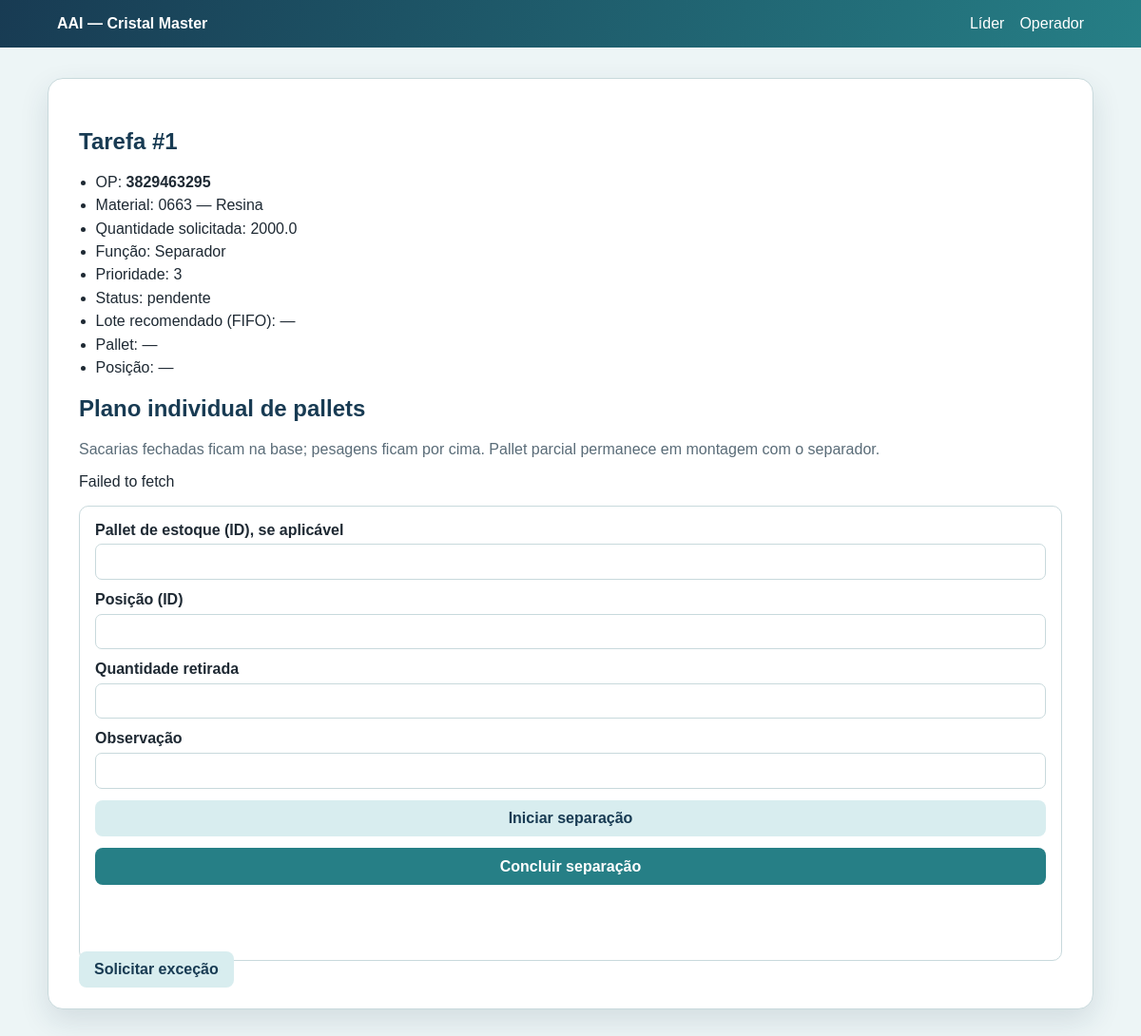
Page /operador/tarefas/1 on the committed database.
### tables this page shows
CREATE TABLE tarefas (
            id INTEGER PRIMARY KEY AUTOINCREMENT,
            op_id INTEGER NOT NULL,
            item_id INTEGER NOT NULL,
            material_id INTEGER NOT NULL,
            operador_id INTEGER,
            quantidade REAL NOT NULL,
            prioridade INTEGER NOT NULL DEFAULT 3,
            status TEXT NOT NULL DEFAULT 'pendente',
            lote_recomendado_id INTEGER,
            pallet_id INTEGER,
            posicao_id INTEGER,
            quantidade_retirada REAL,
            observacao TEXT,
            criado_em TEXT NOT NULL DEFAULT CURRENT_TIMESTAMP,
            iniciado_em TEXT,
            concluido_em TEXT, papel TEXT NOT NULL DEFAULT 'separador', pallet_op_id INTEGER REFERENCES pallets_op(id),
            FOREIGN KEY(op_id) REFERENCES ordens_producao(id),
            FOREIGN KEY(item_id) REFERENCES itens_ordem_producao(id),
            FOREIGN KEY(material_id) REFERENCES materiais(id),
            FOREIGN KEY(operador_id) REFERENCES operadores(id)
        );

CREATE TABLE ordens_producao (
            id INTEGER PRIMARY KEY AUTOINCREMENT,
            codigo TEXT NOT NULL UNIQUE,
            produto TEXT NOT NULL,
            prioridade INTEGER NOT NULL DEFAULT 3,
            prazo TEXT,
            status TEXT NOT NULL DEFAULT 'aberta',
            criado_em TEXT NOT NULL DEFAULT CURRENT_TIMESTAMP,
            finalizado_em TEXT
        );

CREATE TABLE materiais (
            id INTEGER PRIMARY KEY AUTOINCREMENT,
            codigo TEXT NOT NULL UNIQUE,
            descricao TEXT NOT NULL,
            unidade TEXT NOT NULL,
            ativo INTEGER NOT NULL DEFAULT 1,
            criado_em TEXT NOT NULL DEFAULT CURRENT_TIMESTAMP
        );

### app.py (the view)
@app.get("/operador/tarefas/<int:tarefa_id>")
def operador_tarefa_detalhes(tarefa_id):
    tarefa = db.buscar_tarefa(tarefa_id)
    return render_template("operador/tarefa-detalhes.html", tarefa=tarefa)

### database.py (called while the page is built)
def conectar():
    conexao = sqlite3.connect(CAMINHO_DO_BANCO)
    conexao.row_factory = sqlite3.Row
    conexao.execute("PRAGMA foreign_keys = ON")
    return conexao

### templates/operador/tarefa-detalhes.html (shortened to what this page needs)
{% extends "base.html" %}
{% block body %}
<main class="container">
    <section class="panel">
        {% if not tarefa %}
            <h1>Tarefa não encontrada</h1>
        {% else %}
            <h1>Tarefa #{{ tarefa.id }}</h1>
            <ul class="data-list">
                <li>OP: <strong>{{ tarefa.op_codigo }}</strong></li>
                <li>Material: {{ tarefa.material_codigo }} — {{ tarefa.material_descricao }}</li>
                <li>Quantidade solicitada: {{ tarefa.quantidade }}</li>
                <li>Função: {{ 'Operador de empilhadeira' if tarefa.papel == 'empilhadeira' else 'Separador' }}</li>
                <li>Prioridade: {{ tarefa.prioridade }}</li>
                <li>Status: {{ tarefa.status }}</li>
                <li>Lote recomendado (FIFO): {{ tarefa.lote_codigo or '—' }}</li>
                <li>Pallet: {{ tarefa.pallet_codigo or '—' }}</li>
                <li>Posição: {{ tarefa.posicao_codigo or '—' }}</li>
            </ul>
            {% if tarefa.papel == 'empilhadeira' %}
                <form id="form-movimentar-pallet" data-id="{{ tarefa.id }}" class="form-card">
                    <label>Posição de destino (ID)<input name="posicao_destino_id" type="number" min="1" required></label>
                    <button class="button secondary" type="button" id="btn-iniciar">Iniciar movimentação</button>
                    <button class="button" type="submit">Registrar pallet movimentado</button>
                    <p class="message" id="msg-execucao"></p>
                </form>
            {% else %}
                <h2>Plano individual de pallets</h2>
                <p class="muted">Sacarias fechadas ficam na base; pesagens ficam por cima. Pallet parcial permanece em montagem com o separador.</p>
                <div id="pallets-separacao" data-op="{{ tarefa.op_id }}" data-item="{{ tarefa.item_id }}"></div>
                <form id="form-execucao" data-id="{{ tarefa.id }}" data-item="{{ tarefa.item_id }}" data-op="{{ tarefa.op_id }}" class="form-card">
                    <label>Pallet de estoque (ID), se aplicável<input name="pallet_id" type="number"></label>
                    <label>Posição (ID)<input name="posicao_id" type="number"></label>
                    <label>Quantidade retirada<input name="quantidade_retirada" type="number" step="any" required></label>
                    <label>Observação<input name="observacao" maxlength="500"></label>
                    <button class="button secondary" type="button" id="btn-iniciar">Iniciar separação</button>
                    <button class="button" type="submit">Concluir separação</button>
                    <p class="message" id="msg-execucao"></p>
                </form>
            {% endif %}
            <a class="button secondary" href="{{ url_for('operador_excecao') }}">Solicitar exceção</a>
        {% endif %}
    </section>
</main>
{% endblock %}

### static/css/style.css (style rules this page uses)
:root { --navy:#183b53; --teal:#267f86; --ice:#edf5f6; --ink:#1e2933; --white:#fff; --line:#c8d9dc; --danger:#b23a3a; }
* { box-sizing:border-box; }
body { margin:0; font-family:Arial, sans-serif; color:var(--ink); background:var(--ice); }
a { color:inherit; text-decoration:none; }
.container { width:min(1100px, 92vw); margin:auto; }
.hero, .panel { margin:2rem 0; padding:clamp(1rem, 3vw, 2rem); background:var(--white); border:1px solid var(--line); border-radius:16px; box-shadow:0 12px 30px #183b5320; }
h1, h2, h3 { color:var(--navy); }
.button { border:0; border-radius:8px; padding:.65rem 1rem; color:var(--white); background:var(--teal); font:inherit; font-weight:bold; cursor:pointer; }
.button.secondary { color:var(--navy); background:#d8edef; }
.form-card, .table-card { display:grid; gap:.75rem; margin-top:1rem; padding:1rem; border:1px solid var(--line); border-radius:10px; background:var(--white); }
label { display:grid; gap:.35rem; font-weight:bold; }
input, select, textarea { padding:.55rem; border:1px solid var(--line); border-radius:7px; font:inherit; width:100%; }
.data-list { display:grid; gap:.4rem; padding-left:1.1rem; }
.message { min-height:1.2rem; color:var(--teal); font-weight:bold; }
.muted { color:#5a6c78; }

### rows in the picture
tarefas: id "1", quantidade "2000.0", papel "Separador", prioridade "3", status "pendente"
ordens_producao: op_codigo "3829463295"
materiais: material_codigo "0663", material_descricao "Resina"

### other values in the picture
{{ tarefa.lote_codigo or '—' }} "—"
{{ tarefa.pallet_codigo or '—' }} "—"
{{ tarefa.posicao_codigo or '—' }} "—"
